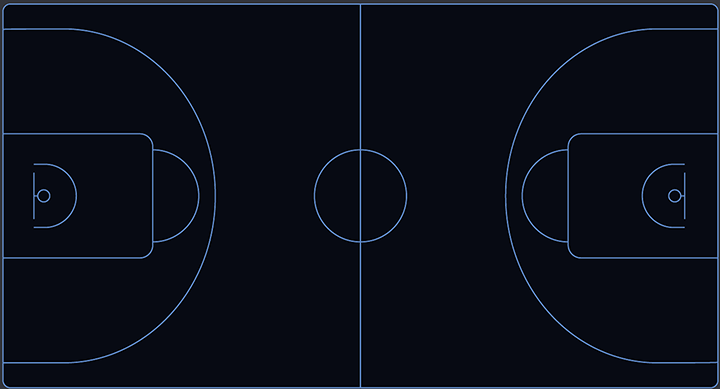
#> input picture opencv_process/background.png, 720 x 389 px
$ python raspberrypi_main.py
#> lines starting #> are read from the running program, lines starting #| are printed output that depends on the picture; after the words box and inside, x2 and y2 are one past the last pixel; in counts of white or black regions, pixels touching at a corner belong together
#> further down, background_img is the input picture: shape (389, 720, 3); mean B, G, R 24.3, 14.1, 10
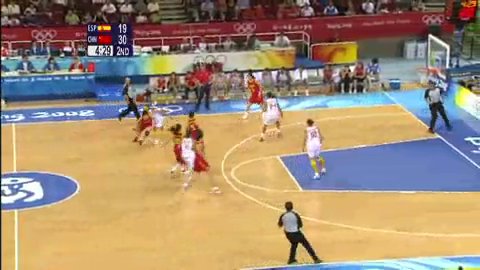
#> input picture frame 14 of video/test3_480x270.mp4, 480 x 270 px, given in place of the camera
#> further down, frame is the input picture: shape (270, 480, 3); mean B, G, R 116.6, 142, 163
### raspberrypi_process/get_stadium_point.py
import numpy as np
import cv2


# [26 lines left out: function get_stadium_points, not called in this run]


def get_stadium_line(frame):
    kernel = np.ones((3, 3), np.uint8)

    points = []

    background = frame
    # cv2.imshow('back', background)
    img = background.copy()
    background = cv2.cvtColor(background, cv2.COLOR_BGR2GRAY)
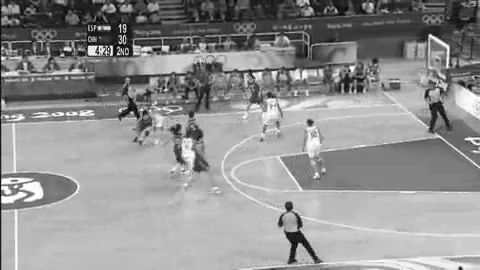
#> background: shape (270, 480); min 0, max 255, mean 145.3

    h, w = img.shape[:2]
#> h = 270; w = 480
    mk = np.zeros((h + 2, w + 2), np.uint8)

    mask = cv2.inRange(img, np.array([170, 170, 170]), np.array([220, 220, 220]))
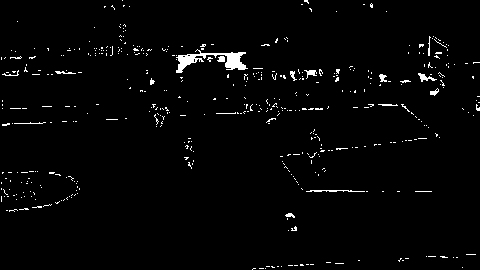
#> mask: shape (270, 480); 2.1% white in thin lines or dots
    # cv2.imshow('mask', mask)
    mop = cv2.dilate(mask, kernel, iterations=3)
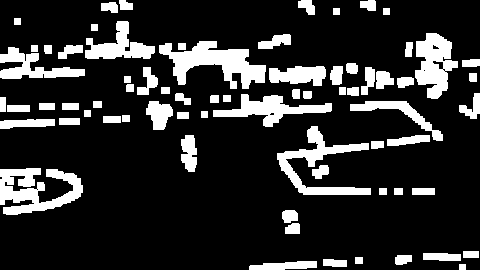
#> mop: shape (270, 480); 17.7% white; 71 white regions, largest, box (x1, y1, x2, y2) and area: (159, 41, 266, 89) 2434, (0, 168, 83, 215) 2204, (277, 126, 371, 195) 1907
    mop = cv2.erode(mop, kernel, iterations=1)
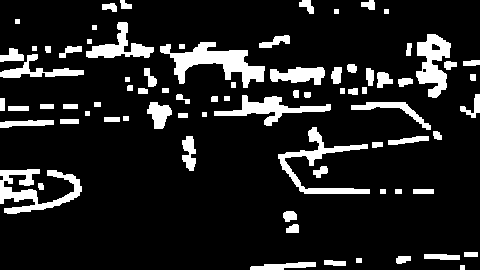
#> mop: shape (270, 480); 12.7% white; 79 white regions, largest, box (x1, y1, x2, y2) and area: (160, 42, 265, 88) 1956, (0, 169, 82, 214) 1570, (278, 127, 370, 194) 1363
    # cv2.imshow('mop', mop)
    rev = cv2.bitwise_not(mop)
    cv2.floodFill(rev, mk, (0, 0), (0, 0, 0), 30, 30, 4)
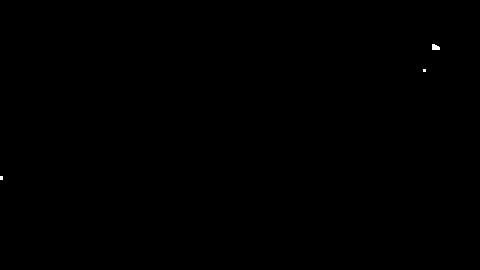
#> rev: shape (270, 480); 0.05% white; 3 white regions (2 under 20 px), largest, box (x1, y1, x2, y2) and area: (432, 44, 440, 50) 39
    # cv2.imshow('rev',rev)
    edges = cv2.Canny(rev, 50, 150, apertureSize=3)
#> edges: shape (270, 480); 0.03% white in thin lines or dots, all inside (x1, y1, x2, y2) = (0, 43, 440, 180)
    # cv2.imshow("edges", edges)

    lines = cv2.HoughLines(edges, 1, np.pi / 180, 65)
#> lines = None
    if lines is not None:
        if len(lines) > 3 and len(lines) < 15:
            points = get_stadium_points(lines, h, w)
            print(points)
            for l in lines:
                for rho, theta in l:
                    a = np.cos(theta)
                    b = np.sin(theta)
                    x0 = a * rho
                    y0 = b * rho
                    x1 = int(x0 + 1000 * (-b))
                    y1 = int(y0 + 1000 * (a))
                    x2 = int(x0 - 1000 * (-b))
                    y2 = int(y0 - 1000 * (a))

                    cv2.line(img, (x1, y1), (x2, y2), (0, 255, 0), 2)

    l_pts = len(points)

    dup = []

    for i in range(0, l_pts):
        for j in range(i + 1, l_pts):
            d = np.sqrt((points[i][0] - points[j][0]) ** 2 + (points[i][1] - points[j][1]) ** 2)
            if (d < 100):
                dup.append(j)
    dup = list(set(dup))

    for k in dup:
        points[k] = (0, 0)
    points = list(set(points))

    if (0, 0) in points:
        points.remove((0, 0))

    for x, y in points:
        cv2.circle(img, (x, y), 3, (0, 0, 255), -1)


    if (len(points) == 4):

        return frame, rev, img, points

    return None, None, None, None

### opencv_process/raspberrypi_main.py
import cv2
import numpy as np
from raspberrypi_process import get_stadium_point as gsp # Get stadium's points
from raspberrypi_process import draw_canvas as dp # Draw camvas top view
from raspberrypi_process import get_object_point as gop # Get object's points
from raspberrypi_process import transfer_view as gtv # Transfer object's points

frame_success = False
background_img = cv2.imread('./background.png')

cap = cv2.VideoCapture('/dev/video0')

trans_matrix, trans_w, trans_h = None, None, None

our_defence_flag = False
enemy_defence_flag = False

if cap.isOpened():
    while True:
        ret, frame = cap.read()
        if ret is True:

            # Get stadium frame and stadium's points [ [x1,y1], [x2,y2], [x3,y3], [x4,y4] ]
            if frame_success is False:
                background, stadium_frame, img, stadium_point = gsp.get_stadium_line(frame)

                if stadium_frame is None:
                    continue
                else:
                    # Get trans Matrix, trans image weight and height
                    stadium_point.sort(key=lambda tup: tup[1])
                    print(stadium_point)
                    trans_matrix, trans_w, trans_h = gtv.get_trans_matrix(stadium_point[0], stadium_point[2],
                                                                          stadium_point[1],
                                                                          stadium_point[3])
                    frame_success = True
                    bakground = cv2.bitwise_and(background, background, mask=stadium_frame)
                    background = cv2.cvtColor(background, cv2.COLOR_BGR2GRAY)

            # Get object's points
            frame_and = cv2.bitwise_and(frame, frame, mask=stadium_frame)
            gray = cv2.cvtColor(frame_and, cv2.COLOR_BGR2GRAY)
            diff = cv2.absdiff(background, gray)
            ret, th1 = cv2.threshold(diff, 18, 255, cv2.THRESH_BINARY)
            kernel = np.ones((3, 3), np.uint8)

            th1 = cv2.erode(th1, kernel, iterations=1)
            th1 = cv2.dilate(th1, kernel, iterations=4)
            th1 = cv2.erode(th1, kernel, iterations=2)
            cv2.imshow('diff', th1)

            t1 = time.time()

            find_frame, our_team_point, enemy_team_point, other_point = gop.main(frame)

            t2 = time.time()
            print(t2 - t1)
            # Get trans object's points
            dst, trans_our_team_point, trans_enemy_team_point, trans_other_point = \
                gtv.trans_object_point(find_frame, our_team_point, enemy_team_point,
                                       other_point, trans_matrix, trans_w, trans_h)

            key = cv2.waitKey(1) & 0xFF

            if key == ord('d'):
                if our_defence_flag is False:
                    our_defence_flag = True
                else:
                    our_defence_flag = False

            if key == ord('f'):
                if enemy_defence_flag is False:
                    enemy_defence_flag = True
                else:
                    enemy_defence_flag = False

            if our_defence_flag is True and enemy_defence_flag is False:
                result_frame = dp.canvas_show(trans_our_team_point, trans_enemy_team_point, trans_other_point,
                                              trans_w, trans_h, 1)
            if enemy_defence_flag is True and our_defence_flag is False:
                result_frame = dp.canvas_show(trans_our_team_point, trans_enemy_team_point, trans_other_point,
                                              trans_w, trans_h, -1)
            if enemy_defence_flag is True and our_defence_flag is True:
                result_frame = dp.canvas_show(trans_our_team_point, trans_enemy_team_point, trans_other_point,
                                              trans_w, trans_h, 2)

            if our_defence_flag is False and enemy_defence_flag is False:
                result_frame = dp.canvas_show(trans_our_team_point, trans_enemy_team_point, trans_other_point,
                                              trans_w, trans_h, 0)

            # result_frame = dp.canvas_show(background_img, trans_our_team_point, trans_enemy_team_point, trans_other_point, trans_w, trans_h)

            # cv2.imshow('backgorund',background_img)
            cv2.imshow('img', img)
            cv2.imshow('result_frame', result_frame)
            # cv2.imshow('bird eye view', dst)
            find_frame = cv2.bitwise_and(find_frame, find_frame, mask=stadium_frame)
            cv2.imshow('find object frame', find_frame)
            # cv2.imshow('stadium frame',stadium_frame)
            # cv2.imshow('original_frame',frame)


# [58 lines left out: function test, not called in this run]


test()
